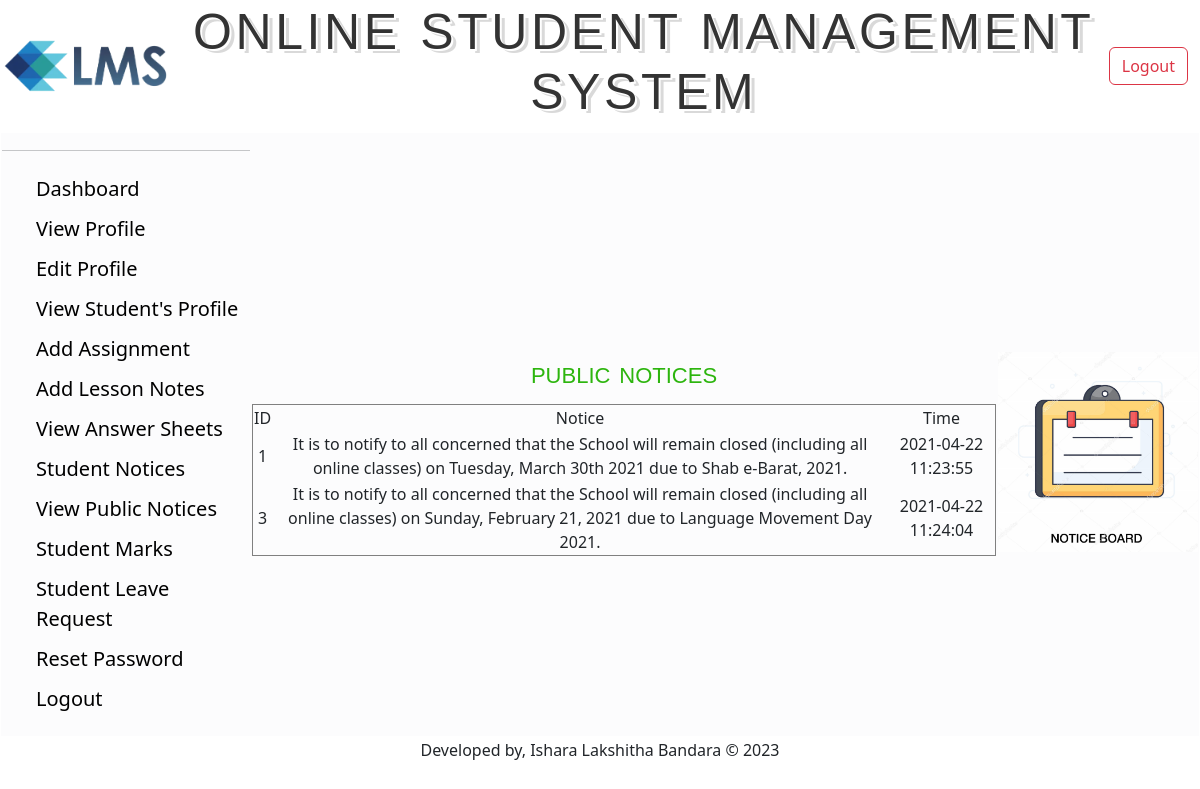
The app's page /Teacher/View/ViewSchoolNotice.php (signed in) with its own data.
### tables this page shows
CREATE TABLE `school_notice` (
  `id` int(3) NOT NULL,
  `notice` varchar(500) NOT NULL,
  `time` timestamp NOT NULL DEFAULT current_timestamp() ON UPDATE current_timestamp()
);

### Teacher/Model/DatabaseConnection.php (called while the page is built, shortened)
<?php
	function getAllSchoolNotice(){
		$conn = getConnection();
		$sql = "select * from school_notice";
		$result = mysqli_query($conn, $sql);
		$users =[];
		while($row = mysqli_fetch_assoc($result)){
			array_push($users, $row);
		}
		return $users;
	}
?>

### Teacher/View/ViewSchoolNotice.php (the view, shortened to what this page needs)
<?php
require_once('../Model/DatabaseConnection.php');
$GetNotice = getAllSchoolNotice();
if (isset($_COOKIE['flag'])) {
?>
  <!DOCTYPE html>
  <html>
  <head>
  </head>
  <body>
    <table border="1" cellspacing="0" width="80%">
      <?php include("TeacherHeader.php") ?>
      <tr>
        <td width="250px">
          <div id="sidebar">
            <ul>
              <li><a href="TeacherDashboard.php">Dashboard</a></li>
              <li><a href="ViewProfile.php">View Profile</a></li>
              <li><a href="EditProfile.php">Edit Profile</a></li>
              <li><a href="StudentList.php">View Student's Profile</a></li>
              <li><a href="UploadAssignment.php">Add Assignment</a></li>
              <li><a href="UploadNotes.php">Add Lesson Notes</a></li>
              <li><a href="ViewUploadedNotes(Student).php">View Answer Sheets</a></li>
              <li><a href="NoticeBoard.php">Student Notices</a></li>
              <li><a href="ViewSchoolNotice.php">View Public Notices</a></li>
              <li><a href="StudentListMarks.php">Student Marks</a></li>
              <li><a href="LeaveRequest.php">Student Leave Request</a></li>
              <li><a href="ChangePass.php">Reset Password</a></li>
              <li><a href="../Controller/Logout.php">Logout</a></li>
            </ul>
          </div>
        </td>
        </td>
        <td align="center">
          <fieldset>
            <legend class="textlegend">public NOTICES</legend>
            <form class="" action="" method="post">
              <?php
              echo "<table border = 1 width='100%' cellspacing = 0  >
								<tr align = 'center'>
								    <td>ID</td>
								    <td>Notice</td>
								    <td>Time</td>
								</tr>";
              for ($i = 0; $i < count($GetNotice); $i++) {
                echo "<tr align = 'center'>
								    <td>{$GetNotice[$i]['id']}</td>
								    <td>{$GetNotice[$i]['notice']}</td>
								    <td>{$GetNotice[$i]['time']}</td>
								</tr>";
              }
              echo "</table>";
              ?>
            </form>
          </fieldset>
        </td><td align="center"><img height="200px" weight="80px" src="../Resources/notice.jpg" alt=""></td>
      </tr>
    </table>
<?php include("TeacherFooter.php") ?>
  </body>
  </html>
<?php
} else {
  header('location: LoginPage.php');
}
?>

### Teacher/css/sidebar.css (style rules this page uses)
#sidebar ul li { list-style-type: none; font-size: 20px; padding: 5px 2px; }
#sidebar ul li:last-child { border-bottom: 0; }
#sidebar ul li a { text-decoration: none; color: #000; }

### Teacher/css/adminlogin.css (style rules this page uses)
.textlegend { font-family: Verdana, Geneva, sans-serif; font-size: 32px; letter-spacing: 0px; word-spacing: 0px; color: #2DB50E; font-weight: normal; text-decoration: none; font-style: normal; font-variant: small-caps; text-transform: lowercase; }

### records on screen
school_notice: id "1", notice "It is to notify to all concerned that the School will remain closed (including all online classes) on Tuesday, March 30th 2021 due to Shab e-Barat, 2021.", time "2021-04-22 11:23:55"
school_notice: id "3", notice "It is to notify to all concerned that the School will remain closed (including all online classes) on Sunday, February 21, 2021 due to Language Movement Day 2021.", time "2021-04-22 11:24:04"
